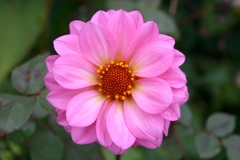
#> input picture flower.jpg, 240 x 160 px
$ python hist.py
#> lines starting #> are read from the running program, lines starting #| are printed output that depends on the picture
import cv2
import numpy as np
import matplotlib.pyplot as plt
from pathlib import Path
from sys import argv
FILENAME="flower.jpg"

# trade space for time - use C arrays in memory (fast)
# instead of loops in python (very slow)
def histogram_smoothing(img: np.ndarray) -> np.ndarray:
    # vector of discrete levels length n
    levels = np.arange(0, 255, 1)
    # flatten image into vector length m
    flat = img.flatten()
    # create n x m matrices holding copies of pixel and level vectors
    level_grid, pixel_grid = np.meshgrid(levels, flat, indexing='ij')
    # element-wise comparison - iteration happens under the hood. In
    # this case it's a simple n x m step for loop that compares A[i]
    # with B[i]
    pixel_grid = pixel_grid < level_grid
    # row-wise count, returns vector of n values
    cdf = np.count_nonzero(pixel_grid, axis=1)
    # apply the histogram normalization formula to vector
    # essentially, map the {0,..,m} integer range cdf into range
    # [0;1] reals, then multiply by the n (256) levels and round.
    # this is done elementwise by numpy using contiguous arrays
    # in memory so long as all the sizes of vectors or scalars add
    # up.
    normalized_cdf = np.rint((cdf - 1) / (img.size - 1) * (cdf.size - 1))
    # image where each pixel maps to corresponding normalized cdf value by index
    # what this does under the thood is C[i] = B[A[i]] for i in {0,..,m-1}
    smoothed: np.ndarray = np.take(normalized_cdf, img)
    # cast to uint8
    return smoothed.astype(np.dtype('uint8'))


def draw_histogram(img, img2):
    fig, (ax1, ax2) = plt.subplots(2)
    bins = np.linspace(0,255,100)
    ax1.hist(img.flatten(), bins=bins)
    ax2.hist(img2.flatten(), bins=bins)
    plt.show()


if __name__ == "__main__":
    path = Path(argv[1] if len(argv) > 1 else FILENAME)
    img = cv2.imread(path.as_posix(), flags=cv2.IMREAD_GRAYSCALE)
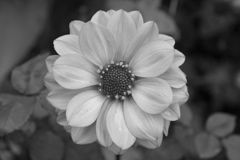
#> img: shape (160, 240); min 4, max 227, mean 100.8
    cv2.imwrite("histogram/{}_original.bmp".format(path.stem), img)
    smoothed = histogram_smoothing(img)
#> in histogram_smoothing, `smoothed: np.ndarray = np.take(normalized_cdf, img)`:
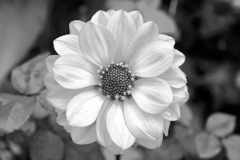
#> smoothed: shape (160, 240) float64; min 0, max 254, mean 126.3
    cv2.imshow("original in grayscale", img)
    cv2.imshow("smoothed", smoothed)
    cv2.waitKey(50) # required so the images have time to be shown
    draw_histogram(img, smoothed)
#> in draw_histogram, `plt.show()`:
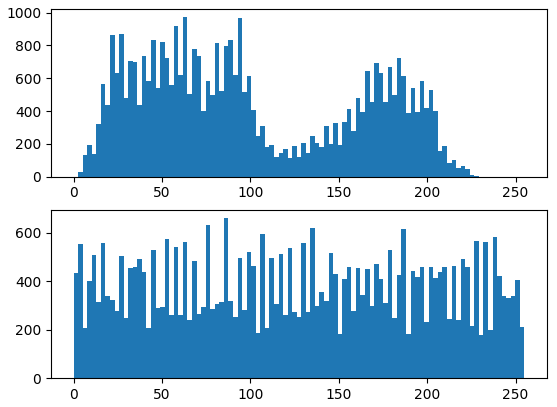
#> figure drawn by matplotlib, 2 panels; panel 1: tallest bar 976 high, from x = 61.82 to 64.39; panel 2: tallest bar 659 high, from x = 85 to 87.58
    cv2.destroyAllWindows()
    cv2.imwrite("histogram/{}_smoothed.bmp".format(path.stem), smoothed)
